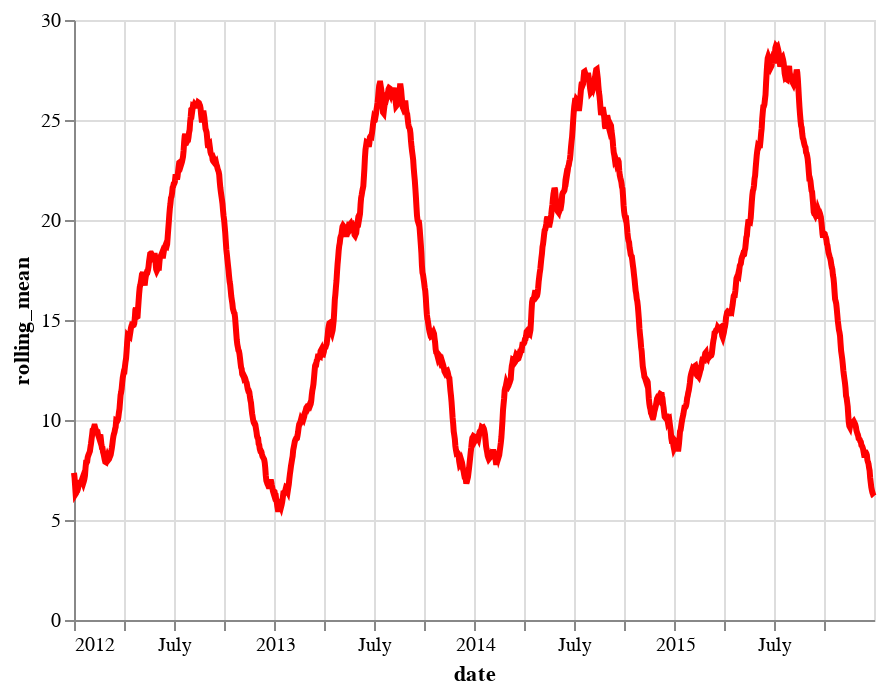

This figure's notebook cell:
### Markdown cell above
alt.Chart(df1).mark_bar(
).encode(
    x='MONTHS:O',
    y='count(df1.value):Q',
    color='MONTHS:N'
    
)

### Code cell
import altair as alt
from vega_datasets import data

source = data.seattle_weather()

line = alt.Chart(source).mark_line(
    color='red',
    size=3
).transform_window(
    rolling_mean='mean(temp_max)',
    frame=[-15, 15]
).encode(
    x='date:T',
    y='rolling_mean:Q'
)

points = alt.Chart(source).mark_point().encode(
    x='date:T',
    y=alt.Y('temp_max:Q',
            axis=alt.Axis(title='Max Temp'))
)

points + line

line

### Figure 1 — Vega-Lite specification as saved in the notebook (floating-point values rounded to 4 significant figures; data arrays with more than 128 entries replaced by an {"elided": "..."} marker saying what was removed)
{"$schema": "https://vega.github.io/schema/vega-lite/v3.4.0.json", "config": {"mark": {"tooltip": null}, "view": {"height": 300, "width": 400}}, "data": {"name": "data-830c39fec90146253fb06a06c26374ef"}, "datasets": {"data-830c39fec90146253fb06a06c26374ef": {"elided": "1461 records"}}, "encoding": {"x": {"field": "date", "type": "temporal"}, "y": {"field": "rolling_mean", "type": "quantitative"}}, "mark": {"color": "red", "size": 3, "type": "line"}, "transform": [{"frame": [-15, 15], "window": [{"as": "rolling_mean", "field": "temp_max", "op": "mean"}]}]}
